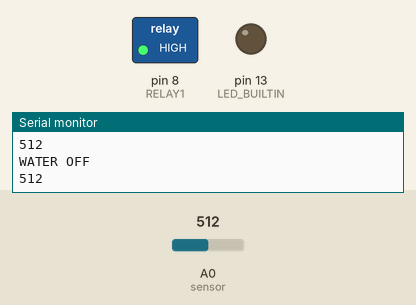
The sketch below on a simulated Arduino Uno, built with avr-gcc and run on an emulated ATmega328P. On the bench: switched loads named in the sketch (green lamp = pin HIGH), output pins drawn as LEDs (lit = HIGH), the last lines printed to the serial monitor. The test bench sets the inputs (shaded band); at power-on: A0 (sensor) = 512.

Above: at 1.2 s.
1.3 s: A0 (sensor) set to 885
4.3 s: A0 (sensor) set to 907
At 5.0 s:
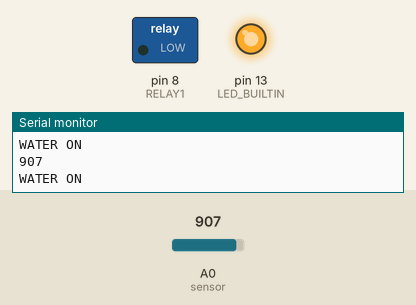
5.8 s: A0 (sensor) set to 890
At 6.1 s:
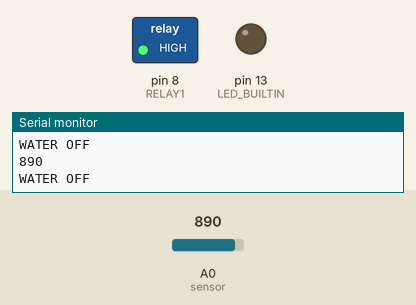
7.3 s: A0 (sensor) set to 1023
At 8.4 s:
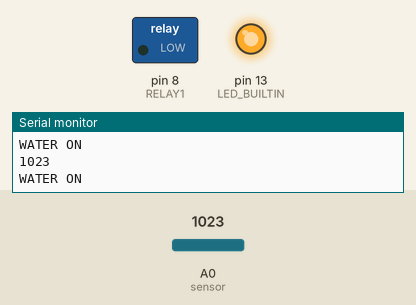
Timing chart, 0 to 9.8 s (numbered marks = the images above; inputs shaded):
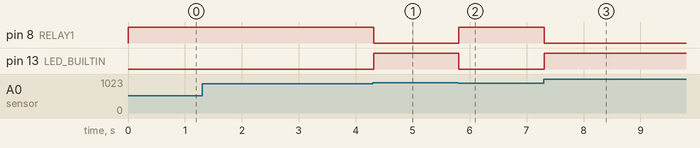

Measured:
- the behaviour switches between 899 and 900 on A0 (sensor) (found by bisection; images 0 and 1)
- after the input at 4.3 s, pin 8 (RELAY1): HIGH → LOW at once; pin 13 (LED_BUILTIN): LOW → HIGH at once
- after the input at 5.8 s, pin 8 (RELAY1): LOW → HIGH at once; pin 13 (LED_BUILTIN): HIGH → LOW at once
- after the input at 7.3 s, pin 8 (RELAY1): HIGH → LOW at once; pin 13 (LED_BUILTIN): LOW → HIGH at once

The sketch:

WaterGardening.ino
```cpp
#define RELAY1  8


void setup() {
  // put your setup code here, to run once:
  Serial.begin(9600);
  pinMode(RELAY1, OUTPUT);
  // initialize digital pin LED_BUILTIN as an output.
  pinMode(LED_BUILTIN, OUTPUT);

}

void loop() {
    // put your main code here, to run repeatedly:
  int moistureSensor=analogRead(A0); // Incoming analog signal read and appointed sensor
  Serial.println(moistureSensor);
  if (moistureSensor<900){
    //turn off relay/water
    digitalWrite(RELAY1,HIGH);
    digitalWrite(LED_BUILTIN, LOW);
    Serial.println("WATER OFF");
//    delay(3*3600*1000);

  }else{
  // turn on relay/water
  digitalWrite(RELAY1,LOW);
    digitalWrite(LED_BUILTIN, HIGH);
    Serial.println("WATER ON");
  }

}
```
